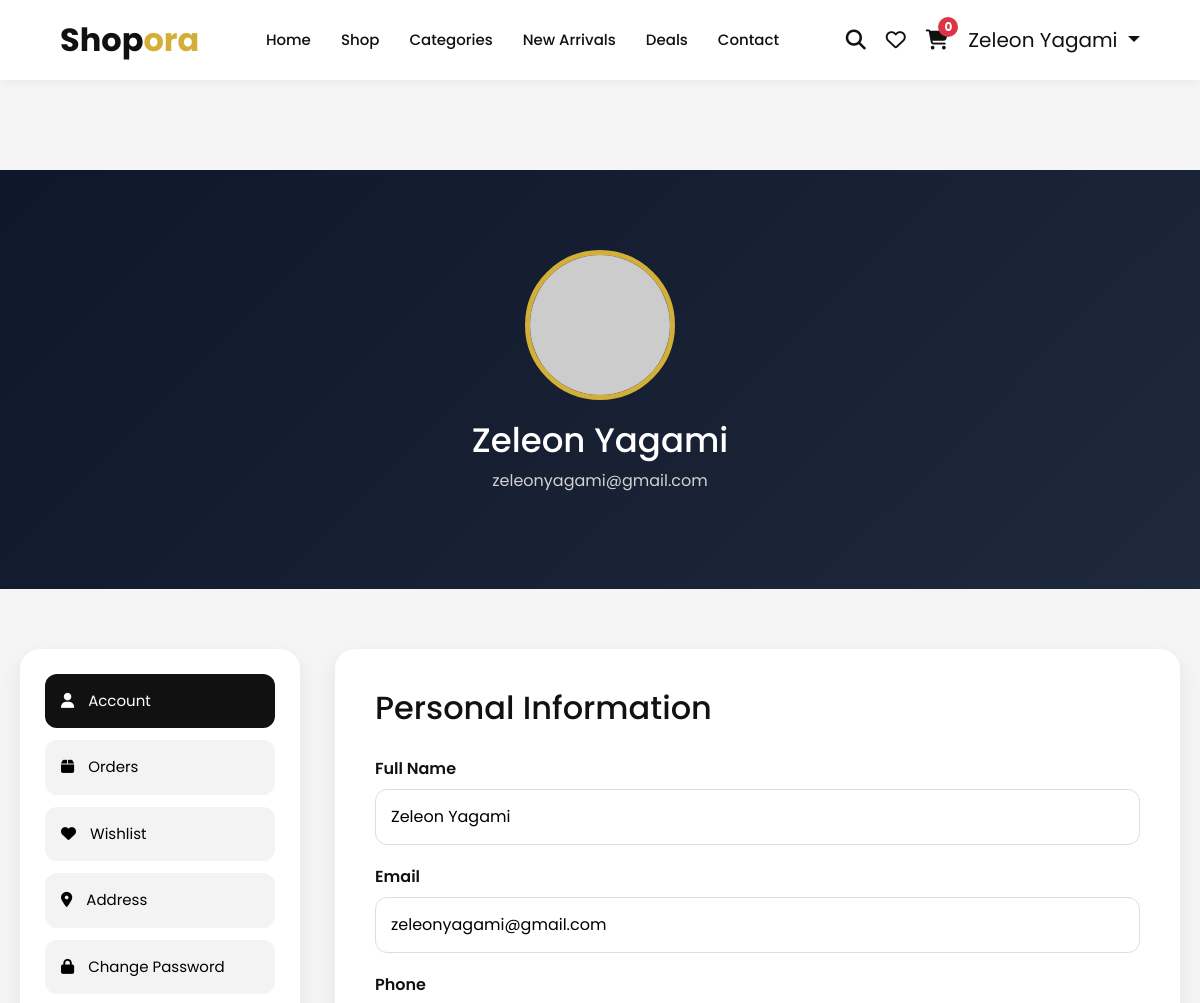
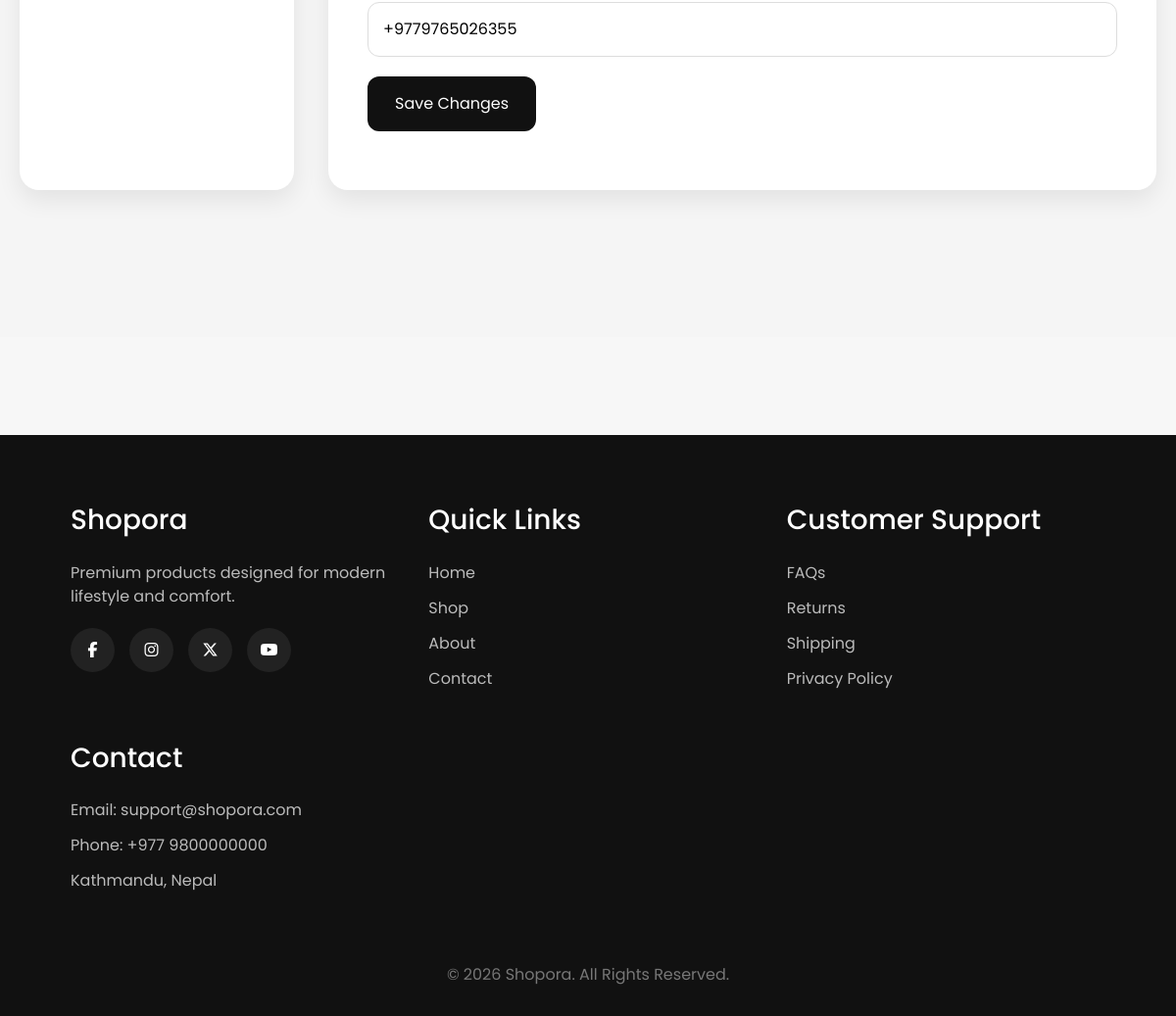
The app's page /authx/profile/ (signed in) with its own data (2 pictures, top to bottom).
### authx/models.py (models this page shows, shortened)
class CustomUser(AbstractUser):
    name = models.CharField(max_length=100)
    email = models.EmailField(unique=True)
    phone_number = PhoneNumberField(unique=True, region='NP', null=True, blank=True)
    USERNAME_FIELD = 'email'
    REQUIRED_FIELDS = ['username', 'name', 'phone_number']
    class Meta:
        db_table = 'custom_user'

### authx/views.py (the view)
# urls.py: path('profile/', profile, name='profile'),
@login_required
def profile(request):
    return render(request, 'profile/profile.html')

### authx/templates/profile/profile.html (shortened to what this page needs)
{% extends "base.html" %}
{% load static %}
{% block content %}
<section class="profile-page">
    <section class="profile-hero">
        <div class="profile-avatar">
            <img src="https://i.pravatar.cc/300?img=12" alt="Profile">
        </div>
        <h1 class="profile-name">{{ request.user.name }}</h1>
        <p class="profile-email">{{ request.user.email }}</p>
    </section>
    <section class="profile-wrapper">
        <aside class="profile-sidebar">
            <button class="profile-menu-btn profile-active">
                <i class="fa-solid fa-user"></i>
                Account
            </button>
            <button class="profile-menu-btn">
                <i class="fa-solid fa-box"></i>
                Orders
            </button>
            <button class="profile-menu-btn">
                <i class="fa-solid fa-heart"></i>
                Wishlist
            </button>
            <button class="profile-menu-btn">
                <i class="fa-solid fa-location-dot"></i>
                Address
            </button>
            <button class="profile-menu-btn" onclick="window.location.href='{% url 'change-password' %}'">
                <i class="fa-solid fa-lock"></i>
                Change Password
            </button>
        </aside>
        <div class="profile-content">
            <h2 class="profile-section-title">Personal Information</h2>
            <form class="profile-form">
                <div class="profile-input-group">
                    <label>Full Name</label>
                    <input class="profile-input" type="text" name="name" value="{{ request.user.name }}">
                </div>
                <div class="profile-input-group">
                    <label>Email</label>
                    <input class="profile-input" type="email" name="email" value="{{ request.user.email }}">
                </div>
                <div class="profile-input-group">
                    <label>Phone</label>
                    <input class="profile-input" type="text" name="phone_number" value="{{ request.user.phone_number }}">
                </div>
                <button class="profile-save-btn" type="submit">Save Changes</button>
            </form>
        </div>
    </section>
</section>
{% endblock %}

### main/templates/base.html (shortened to what this page needs)
<!DOCTYPE html>
{% load static %}
<html lang="en">
<head>
    <link href="https://cdn.jsdelivr.net/npm/bootstrap@5.3.8/dist/css/bootstrap.min.css" rel="stylesheet"
>
    <link rel="stylesheet" href="https://cdnjs.cloudflare.com/ajax/libs/font-awesome/6.5.2/css/all.min.css" />
    <link rel="stylesheet" href="{% static 'css/basic/base.css' %}">
    <link rel="stylesheet" href="{% static 'css/basic/index.css' %}">
    <link rel="stylesheet" href="{% static 'css/basic/shop.css' %}">
    <link rel="stylesheet" href="{% static 'css/basic/categories.css' %}">
    <link rel="stylesheet" href="{% static 'css/basic/new_arrival.css' %}">
    <link rel="stylesheet" href="{% static 'css/basic/deals.css' %}">
    <link rel="stylesheet" href="{% static 'css/basic/contact.css' %}">
    <link rel="stylesheet" href="{% static 'css/product/fashion.css' %}">
    <link rel="stylesheet" href="{% static 'css/whishlist/whishlist.css' %}">
    <link rel="stylesheet" href="{% static 'css/register.css' %}">
    <link rel="stylesheet" href="{% static 'css/profile.css' %}">
    <link rel="stylesheet" href="{% static 'css/change_password.css' %}">
    <link rel="stylesheet" href="{% static 'css/cart/cart.css' %}">
    <link rel="stylesheet" href="{% static 'css/cart/checkout.css' %}">
</head>
<body class="{% if request.user.is_authenticated %}user-authenticated{% endif %}">
    <nav>
        <div class="container navbar">
            <div class="logo">
                Shop<span>ora</span>
            </div>
            <div class="nav-links" id="navLinks">
                <a href="{% url 'index-page' %}">Home</a>
                <a href="{% url 'shop-page' %}">Shop</a>
                <a href="{% url 'categories-page' %}">Categories</a>
                <a href="{% url 'new-arrival-page' %}">New Arrivals</a>
                <a href="{% url 'deals-page' %}">Deals</a>
                <a href="{% url 'contact-page' %}">Contact</a>
            </div>
            <div class="nav-icons">
                <i class="fa-solid fa-magnifying-glass" id="searchToggle" style="cursor:pointer;"></i>
                <a href="{% url 'whishlist-page' %}">
                    <i class="fa-regular fa-heart"></i>
                </a>
                <a href="{% url 'cart-page' %}" class="position-relative">
                    <i class="fa-solid fa-cart-shopping"></i>
                    <span id="cart-count" class="badge bg-danger position-absolute" style="top:-8px; right:-10px;">0</span>
                </a>
                {% if request.user.is_authenticated %}
                <div class="dropdown d-inline">
                    <a class="dropdown-toggle text-decoration-none" href="#" role="button" id="userDropdown"
                        data-bs-toggle="dropdown" aria-expanded="false">
                        {{ request.user.name }}
                    </a>
                </div>
                {% else %}
                <a href="{% url 'register' %}"><i class="fa-regular fa-user"></i></a>
                {% endif %}
            </div>
        </div>
    </nav>
    {% block content %}
    {% endblock content %}
    <footer>
        <div class="container">
            <div class="footer-grid">
                <div class="footer-col">
                    <h3>Shopora</h3>
                    <p>
                        Premium products designed for modern lifestyle and comfort.
                    </p>
                    <div class="socials">
                        <i class="fa-brands fa-facebook-f"></i>
                        <i class="fa-brands fa-instagram"></i>
                        <i class="fa-brands fa-x-twitter"></i>
                        <i class="fa-brands fa-youtube"></i>
                    </div>
                </div>
                <div class="footer-col">
                    <h3>Quick Links</h3>
                    <a href="{% url 'index-page' %}">Home</a>
                    <a href="{% url 'shop-page' %}">Shop</a>
                    <a href="#">About</a>
                    <a href="{% url 'contact-page' %}">Contact</a>
                </div>
                <div class="footer-col">
                    <h3>Customer Support</h3>
                    <a href="#">FAQs</a>
                    <a href="#">Returns</a>
                    <a href="#">Shipping</a>
                    <a href="#">Privacy Policy</a>
                </div>
                <div class="footer-col">
                    <h3>Contact</h3>
                    <p>Email: support@shopora.com</p>
                    <p>Phone: +977 9800000000</p>
                    <p>Kathmandu, Nepal</p>
                </div>
            </div>
            <div class="copyright">
                © 2026 Shopora. All Rights Reserved.
            </div>
        </div>
    </footer>
</body>
</html>

### main/static/css/basic/index.css (style rules this page uses)
* { margin: 0; padding: 0; box-sizing: border-box; font-family: 'Poppins', sans-serif; }
body { background: #f7f7f7; color: #111; overflow-x: hidden; }
a { text-decoration: none; color: inherit; }
.container { width: 90%; max-width: 1300px; margin: auto; }
nav { width: 100%; background: #fff; position: sticky; top: 0; z-index: 999; box-shadow: 0 2px 10px rgba(0, 0, 0, 0.05); }
.navbar { height: 80px; display: flex; justify-content: space-between; align-items: center; }
.logo { font-size: 30px; font-weight: 700; color: #111; }
.logo span { color: #d4af37; }
.nav-links { display: flex; gap: 35px; }
.nav-links a { font-size: 15px; font-weight: 500; transition: 0.3s; }
.nav-icons { display: flex; gap: 20px; font-size: 20px; cursor: pointer; }
.nav-icons i { transition: 0.3s; }
section { padding: 90px 0; }
footer { background: #111; color: #fff; padding: 70px 0 30px; margin-top: 100px; }
.footer-grid { display: grid; grid-template-columns: repeat(auto-fit, minmax(250px, 1fr)); gap: 40px; }
.footer-col h3 { margin-bottom: 25px; }
.footer-col p, .footer-col a { color: #bbb; display: block; margin-bottom: 12px; transition: 0.3s; }
.socials { display: flex; gap: 15px; margin-top: 20px; }
.socials i { width: 45px; height: 45px; background: #222; border-radius: 50%; display: flex; justify-content: center; align-items: center; cursor: pointer; transition: 0.3s; }
.copyright { text-align: center; margin-top: 60px; color: #777; }

### main/static/css/basic/shop.css (style rules this page uses)
* { margin: 0; padding: 0; box-sizing: border-box; font-family: 'Poppins', sans-serif; }
body { background: #f7f7f7; color: #111; }
a { text-decoration: none; color: inherit; }
.container { width: 90%; max-width: 1300px; margin: auto; }
nav { background: #fff; box-shadow: 0 2px 10px rgba(0, 0, 0, 0.05); position: sticky; top: 0; z-index: 999; }
.navbar { height: 80px; display: flex; justify-content: space-between; align-items: center; }
.logo { font-size: 32px; font-weight: 700; }
.logo span { color: #d4af37; }
.nav-links { display: flex; gap: 30px; }
.nav-links a { transition: 0.3s; }
.nav-icons { display: flex; gap: 20px; font-size: 20px; align-items: center; }
#cart-count { position: absolute; top: -10px; right: -10px; width: 20px; height: 20px; background: #d4af37; color: #fff; font-size: 12px; border-radius: 50%; display: flex; justify-content: center; align-items: center; }

### authx/static/css/profile.css (style rules this page uses)
.profile-page { background: #f5f5f5; min-height: 100vh; }
.profile-hero { background: linear-gradient(135deg, #0f172a, #1e293b); color: white; text-align: center; padding: 80px 20px; }
.profile-avatar { width: 150px; height: 150px; margin: auto; border-radius: 50%; overflow: hidden; border: 5px solid #d4af37; }
.profile-avatar img { width: 100%; height: 100%; object-fit: cover; }
.profile-name { margin-top: 20px; font-size: 34px; }
.profile-email { color: #d1d1d1; }
.profile-wrapper { max-width: 1300px; margin: 60px auto; display: grid; grid-template-columns: 280px 1fr; gap: 35px; padding: 0 20px; }
.profile-sidebar { background: white; border-radius: 20px; padding: 25px; box-shadow: 0 10px 25px rgba(0, 0, 0, .08); }
.profile-menu-btn { width: 100%; padding: 16px; border: none; margin-bottom: 12px; background: #f3f3f3; border-radius: 12px; cursor: pointer; text-align: left; transition: .3s; font-size: 15px; }
.profile-menu-btn i { margin-right: 10px; }
.profile-active { background: #111; color: white; }
.profile-content { background: white; border-radius: 20px; padding: 40px; box-shadow: 0 10px 25px rgba(0, 0, 0, .08); }
.profile-section-title { margin-bottom: 30px; }
.profile-input-group { margin-bottom: 20px; }
.profile-input-group label { display: block; margin-bottom: 8px; font-weight: 600; }
.profile-input, .profile-textarea { width: 100%; padding: 15px; border: 1px solid #ddd; border-radius: 12px; font-size: 16px; }
.profile-save-btn { background: #111; color: white; border: none; padding: 16px 28px; border-radius: 12px; cursor: pointer; transition: .3s; }

### records on screen
CustomUser: user.name "Zeleon Yagami", user.email "zeleonyagami@gmail.com", name "Zeleon Yagami", email "zeleonyagami@gmail.com", phone_number "+9779765026355"
